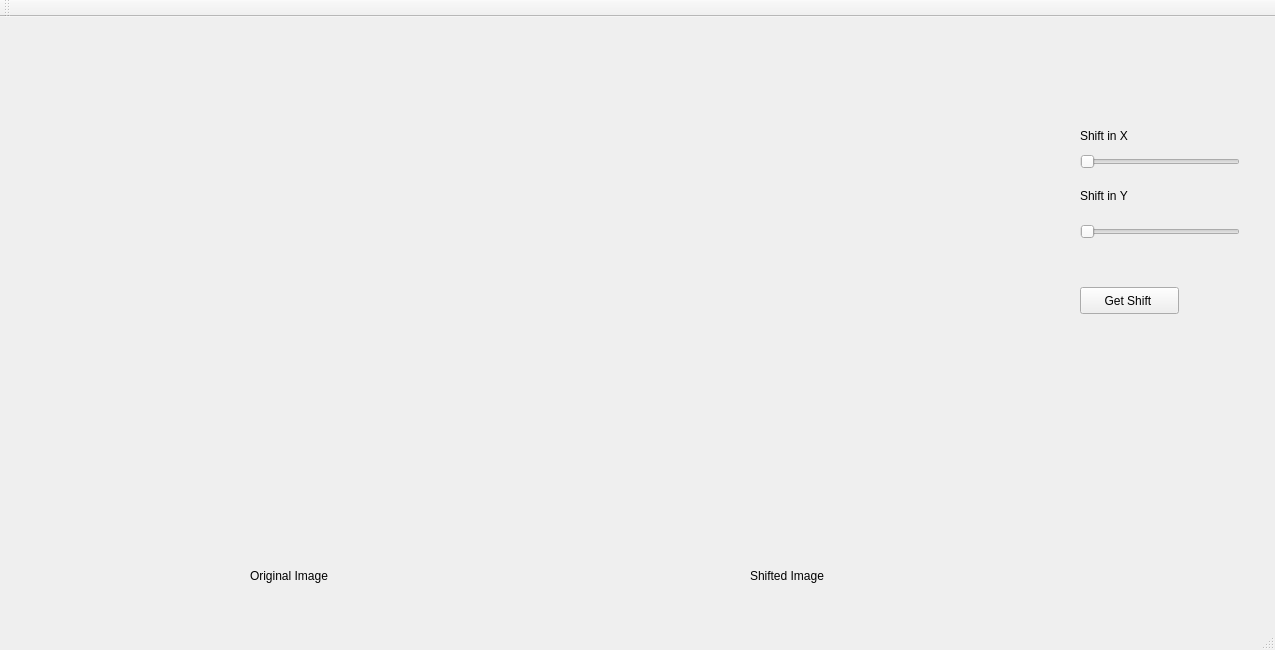
<?xml version="1.0" encoding="UTF-8"?>
<ui version="4.0">
 <class>MainWindow</class>
 <widget class="QMainWindow" name="MainWindow">
  <property name="geometry">
   <rect>
    <x>0</x>
    <y>0</y>
    <width>1275</width>
    <height>650</height>
   </rect>
  </property>
  <property name="windowTitle">
   <string>MainWindow</string>
  </property>
  <widget class="QWidget" name="centralWidget">
   <widget class="QLabel" name="label">
    <property name="geometry">
     <rect>
      <x>10</x>
      <y>0</y>
      <width>500</width>
      <height>500</height>
     </rect>
    </property>
    <property name="text">
     <string/>
    </property>
   </widget>
   <widget class="QLabel" name="label_2">
    <property name="geometry">
     <rect>
      <x>550</x>
      <y>0</y>
      <width>500</width>
      <height>500</height>
     </rect>
    </property>
    <property name="text">
     <string/>
    </property>
   </widget>
   <widget class="QLabel" name="label_3">
    <property name="geometry">
     <rect>
      <x>250</x>
      <y>550</y>
      <width>111</width>
      <height>17</height>
     </rect>
    </property>
    <property name="text">
     <string>Original Image</string>
    </property>
   </widget>
   <widget class="QLabel" name="label_4">
    <property name="geometry">
     <rect>
      <x>750</x>
      <y>550</y>
      <width>121</width>
      <height>17</height>
     </rect>
    </property>
    <property name="text">
     <string>Shifted Image</string>
    </property>
   </widget>
   <widget class="QLabel" name="label_5">
    <property name="geometry">
     <rect>
      <x>1070</x>
      <y>300</y>
      <width>221</width>
      <height>71</height>
     </rect>
    </property>
    <property name="text">
     <string/>
    </property>
   </widget>
   <widget class="QPushButton" name="pushButton">
    <property name="geometry">
     <rect>
      <x>1080</x>
      <y>270</y>
      <width>99</width>
      <height>27</height>
     </rect>
    </property>
    <property name="text">
     <string>Get Shift </string>
    </property>
   </widget>
   <widget class="QLabel" name="label_6">
    <property name="geometry">
     <rect>
      <x>1080</x>
      <y>110</y>
      <width>67</width>
      <height>17</height>
     </rect>
    </property>
    <property name="text">
     <string>Shift in X</string>
    </property>
   </widget>
   <widget class="QLabel" name="label_7">
    <property name="geometry">
     <rect>
      <x>1080</x>
      <y>170</y>
      <width>67</width>
      <height>17</height>
     </rect>
    </property>
    <property name="text">
     <string>Shift in Y</string>
    </property>
   </widget>
   <widget class="QSlider" name="horizontalSlider">
    <property name="geometry">
     <rect>
      <x>1080</x>
      <y>130</y>
      <width>160</width>
      <height>29</height>
     </rect>
    </property>
    <property name="orientation">
     <enum>Qt::Horizontal</enum>
    </property>
   </widget>
   <widget class="QSlider" name="horizontalSlider_2">
    <property name="geometry">
     <rect>
      <x>1080</x>
      <y>200</y>
      <width>160</width>
      <height>29</height>
     </rect>
    </property>
    <property name="orientation">
     <enum>Qt::Horizontal</enum>
    </property>
   </widget>
  </widget>
  <widget class="QMenuBar" name="menuBar">
   <property name="geometry">
    <rect>
     <x>0</x>
     <y>0</y>
     <width>1275</width>
     <height>25</height>
    </rect>
   </property>
  </widget>
  <widget class="QToolBar" name="mainToolBar">
   <attribute name="toolBarArea">
    <enum>TopToolBarArea</enum>
   </attribute>
   <attribute name="toolBarBreak">
    <bool>false</bool>
   </attribute>
  </widget>
  <widget class="QStatusBar" name="statusBar"/>
 </widget>
 <layoutdefault spacing="6" margin="11"/>
 <resources/>
 <connections/>
</ui>
